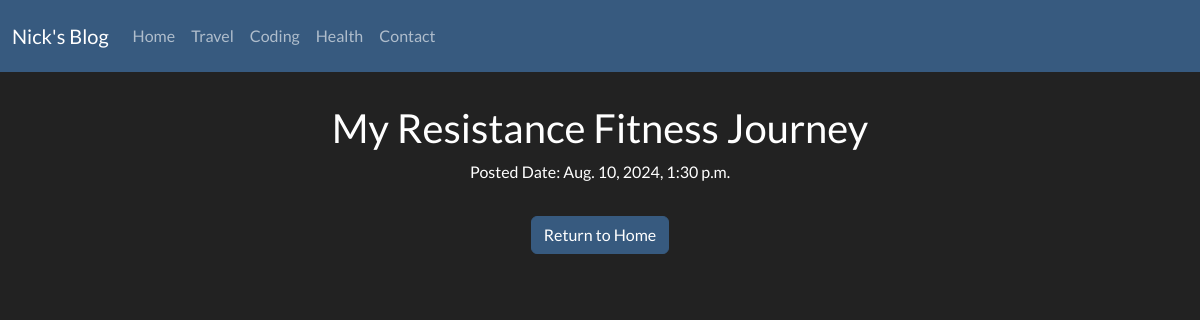
The page /post/3/ on the database as committed earlier.
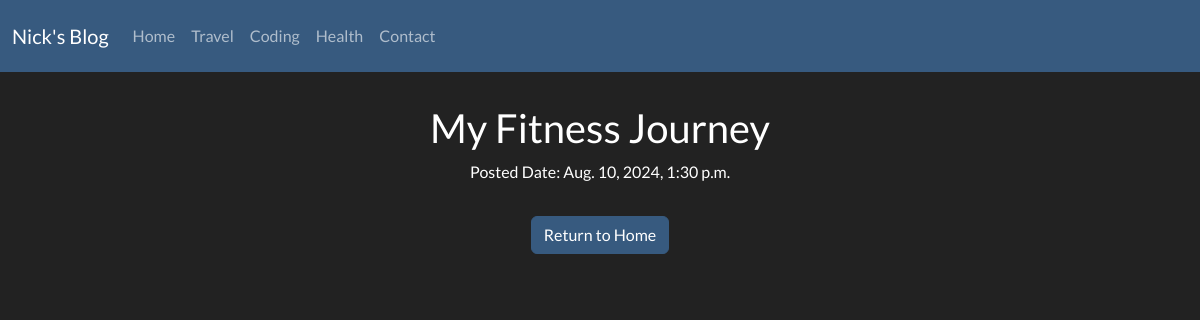
The same page on the database as committed later.
### blogapp/models.py (models this page shows, shortened)
class Post(models.Model):
    TYPE_CATEGORIES = (('coding','Coding'), ('health', 'Health'), ('travel', 'Travel'))
    user = models.ForeignKey(User, on_delete=models.CASCADE)
    title = models.CharField(max_length=200)
    category = models.CharField(max_length=10, choices=TYPE_CATEGORIES, null=True)
    feature_content = models.TextField(max_length=2000)
    feature_image = models.ImageField(upload_to='assets/images', blank=True, null=True)
    published_date = models.DateTimeField(auto_now_add=True)
    likes = models.IntegerField(default=0)
    comment_count = models.IntegerField(default=0)

### blogapp/views.py (the view)
# urls.py: path("post/<int:post_id>/", views.post, name="post_content")
def post(request, post_id):
    post = get_object_or_404(Post, pk=post_id)
    context = {"post": post}
    return render(request, "blogapp/post.html", context)

### blogapp/templates/blogapp/post.html (shortened to what this page needs)
{% extends 'base.html' %} {% block content %}
<div
  style="
    margin: 2em 15em;
    display: flex;
    flex-direction: column;
    align-items: left;
  "
>
  <h2 class="text-center">{{post.title}}</h2>
  <p class="text-center">Posted Date: {{post.published_date}}</p>
  <div class="text-center" style="margin: 1em">
    <a href="{% url 'home'%}" class="btn btn-primary">Return to Home</a>
  </div>
</div>
{% endblock %}

### blogapp/templates/base.html (shortened to what this page needs)
<!DOCTYPE html>
<html lang="en">
  <link
    href="https://bootswatch.com/5/darkly/bootstrap.min.css"
    rel="stylesheet"
  />
  <head>
  </head>
  <body>
    <header>
      <nav class="navbar navbar-expand-lg bg-primary" data-bs-theme="dark">
        <div class="container-fluid">
          <a class="navbar-brand" href="/">Nick's Blog</a>
          <div class="collapse navbar-collapse" id="navbarColor01">
            <ul class="navbar-nav me-auto">
              <li class="nav-item">
                <a class="nav-link" href="{% url 'home' %}">Home</a>
              </li>
              <li class="nav-item">
                <a
                  class="nav-link"
                  href="{% url 'categoryPosts' category='travel' %}"
                  >Travel</a
                >
              </li>
              <li class="nav-item">
                <a
                  class="nav-link"
                  href="{% url 'categoryPosts' category='coding' %}"
                  >Coding</a
                >
              </li>
              <li class="nav-item">
                <a
                  class="nav-link"
                  href="{% url 'categoryPosts' category='health' %}"
                  >Health</a
                >
              </li>
              <li class="nav-item">
                <a class="nav-link" href="{% url 'contact' %}">Contact</a>
              </li>
            </ul>
          </div>
        </div>
      </nav>
    </header>
    <main>{% block content %} {% endblock %}</main>
  </body>
</html>

Rows that differ between the two databases and show on the page:
changed Post: title "My Resistance Fitness Journey" → "My Fitness Journey"
